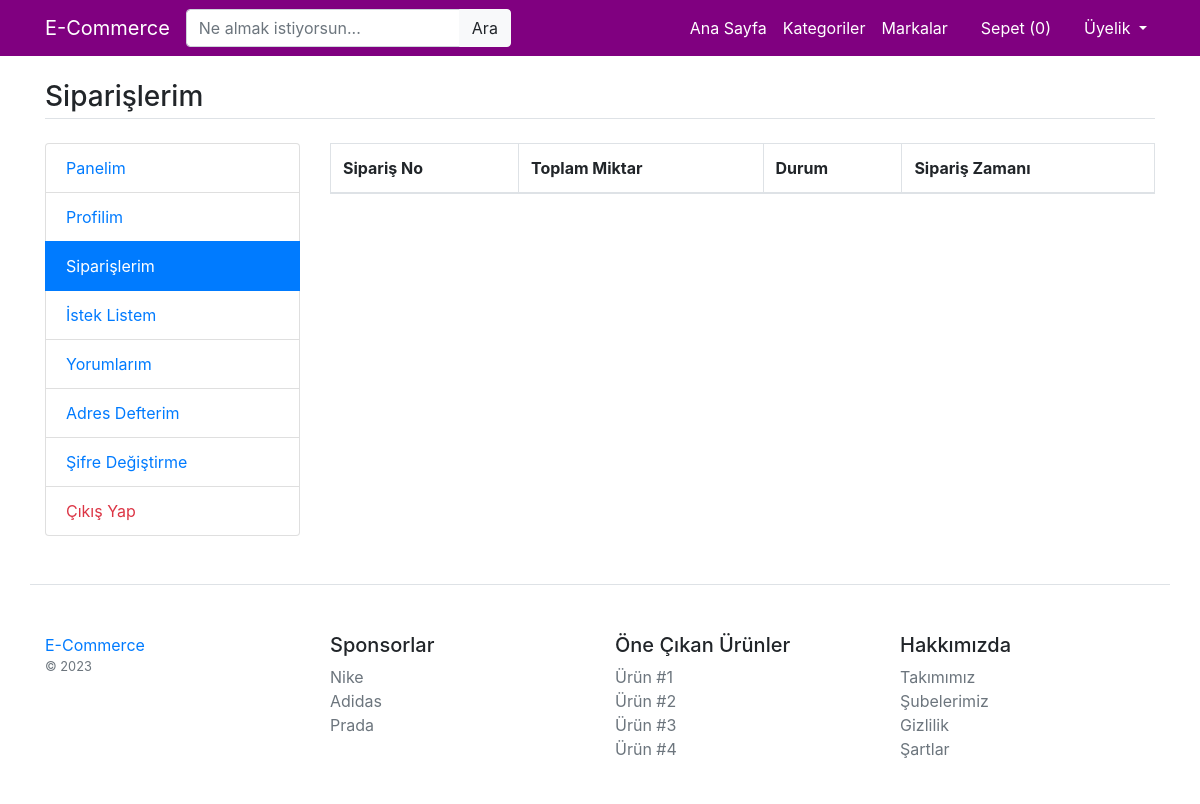
The page /my-orders (signed in) on the database as committed earlier.
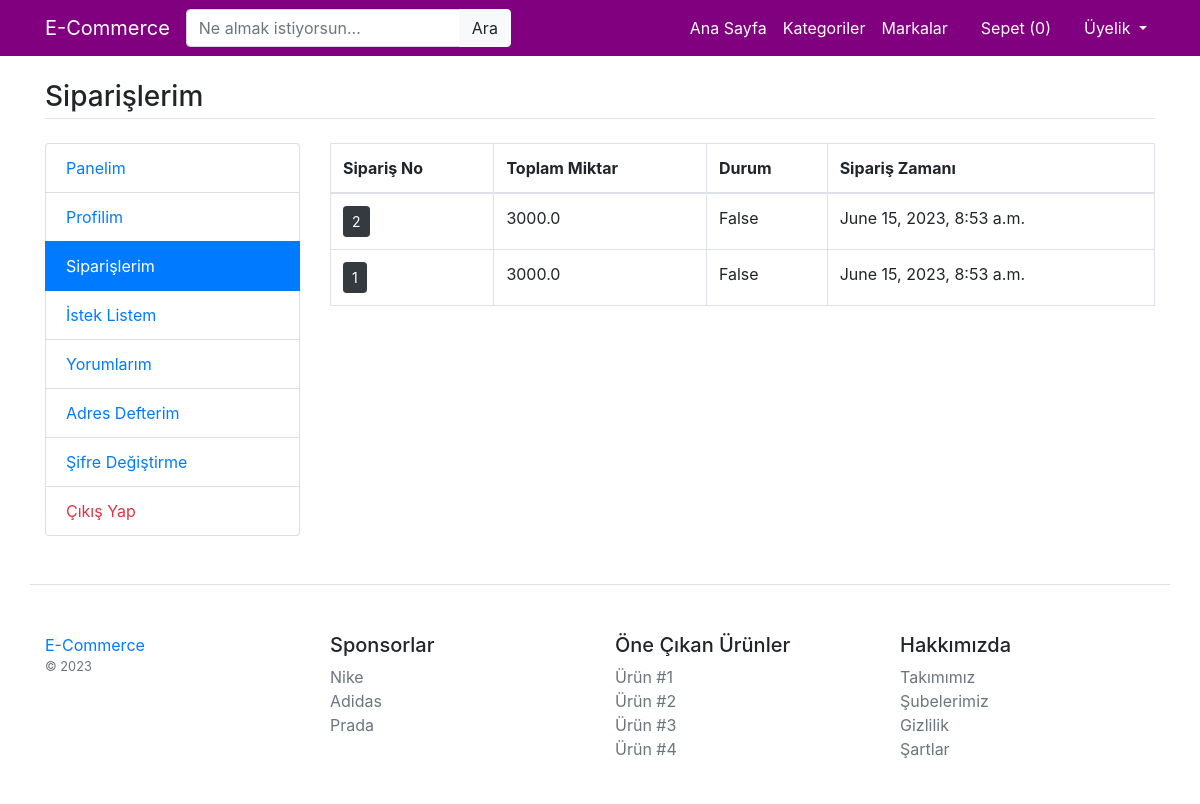
The same page on the database as committed later.
### main/models.py (models this page shows)
class CartOrder(models.Model):
    user=models.ForeignKey(User,on_delete=models.CASCADE)
    total_amt=models.FloatField()
    paid_status=models.BooleanField(default=False)
    order_dt=models.DateTimeField(auto_now_add=True)
    order_status=models.CharField(choices=status_choice,default='process',max_length=150)
    class Meta:
        verbose_name_plural='8. Siparişler'

### main/views.py (the view)
# urls.py: path('my-orders',views.my_orders, name='my_orders'),
def my_orders(request):
	orders=CartOrder.objects.filter(user=request.user).order_by('-id')
	return render(request, 'user/orders.html',{'orders':orders})

### main/template_context.py (called while the page is built)
def get_filters(request):
	cats=Product.objects.distinct().values('category__title','category__id')
	brands=Product.objects.distinct().values('brand__title','brand__id')
	colors=ProductAttribute.objects.distinct().values('color__title','color__id','color__color_code')
	sizes=ProductAttribute.objects.distinct().values('size__title','size__id')
	minMaxPrice=ProductAttribute.objects.aggregate(Min('price'),Max('price'))
	data={
		'cats':cats,
		'brands':brands,
		'colors':colors,
		'sizes':sizes,
		'minMaxPrice':minMaxPrice,
	}
	return data

### main/templates/user/orders.html
{% extends 'base.html' %}
{% load static %}
{% block content %}
<main class="container my-4">
	<h3 class="my-4 border-bottom pb-1">Siparişlerim</h3>
	<div class="row">
		<div class="col-md-3">
			{% include 'user/user-sidebar.html' %}
		</div>
		<div class="col-md-9">
			<div class="table-responsive">
				<table class="table-bordered table">
					<thead>
						<tr>
							<th>Sipariş No</th>
							<th>Toplam Miktar</th>
							<th>Durum</th>
							<th>Sipariş Zamanı</th>
						</tr>
					</thead>
					<tbody>
						{% for order in orders %}
						<tr>
							<td><a href="{% url 'my_order_items' order.id %}" class="btn btn-sm btn-dark">{{order.id}}</a></td>
							<td>{{order.total_amt}}</td>
							<td>{{order.paid_status}}</td>
							<td>{{order.order_dt}}</td>
						</tr>
						{% endfor %}
					</tbody>
				</table>
			</div>
		</div>
	</div>
</main>
{% endblock %}

### main/templates/base.html (shortened to what this page needs)
{% load static %}
<!DOCTYPE html>
<html>
<head>
	<link rel="stylesheet" type="text/css" href="{% static 'fontawesome-free/css/all.min.css' %}" />
	<link rel="stylesheet" type="text/css" href="{% static 'bs4/bootstrap.min.css' %}" />
	<link rel="stylesheet" type="text/css" href="{% static 'custom.css' %}" />
</head>
<body>
	<nav class="navbar navbar-expand-lg navbar-bg-custom">
		<div class="container">
		  <a class="navbar-brand navbar-brand-custom" href="/">E-Commerce</a>
		  <div class="collapse navbar-collapse" id="navbarNav">
		  	<form class="form-inline my-2 my-lg-0" action="/search">
		      <div class="input-group">
				  <input name="q" type="text" class="form-control" placeholder="Ne almak istiyorsun..." />
				  <div class="input-group-append">
				    <button class="btn btn-light" type="submit" id="button-addon2">Ara</button>
				  </div>
				</div>
		    </form>
		    <ul class="navbar-nav ml-auto">
		      <li class="nav-item">
		        <a class="nav-link text-white" href="/">Ana Sayfa</a>
		      </li>
		      <li class="nav-item">
		        <a class="nav-link text-white" href="{% url 'category-list' %}">Kategoriler</a>
		      </li>
		      <li class="nav-item">
		        <a class="nav-link text-white" href="{% url 'brand-list' %}">Markalar</a>
		      </li>
		      <li class="nav-item">
		        <a class="nav-link text-white" href="{% url 'cart' %}"><i class="fa fa-shopping-cart"></i> Sepet (<span class="cart-list">{{request.session.cartdata|length}}</span>)</a>
		      </li>
		      <li class="nav-item dropdown">
		        <a class="nav-link text-white dropdown-toggle" href="#" id="navbarDropdown" role="button" data-toggle="dropdown" aria-haspopup="true" aria-expanded="false">
		          <i class="fa fa-user"></i> Üyelik
		        </a>
		      </li>
		    </ul>
		  </div>
		</div>
    </nav>
    {% block content %}
    {% endblock %}
<footer class="pt-4 my-md-5 pt-md-5 border-top container">
    <div class="row">
        <div class="col-12 col-md">
        <a href="#">E-Commerce</a>
        <small class="d-block mb-3 text-muted">&copy; 2023</small>
        </div>
        <div class="col-6 col-md">
        <h5>Sponsorlar</h5>
        <ul class="list-unstyled text-small">
            <li><a class="text-muted" href="#">Nike</a></li>
            <li><a class="text-muted" href="#">Adidas</a></li>
            <li><a class="text-muted" href="#">Prada</a></li>
        </ul>
        </div>
        <div class="col-6 col-md">
        <h5>Öne Çıkan Ürünler</h5>
        <ul class="list-unstyled text-small">
            <li><a class="text-muted" href="#">Ürün #1</a></li>
            <li><a class="text-muted" href="#">Ürün #2</a></li>
            <li><a class="text-muted" href="#">Ürün #3</a></li>
            <li><a class="text-muted" href="#">Ürün #4</a></li>
        </ul>
        </div>
        <div class="col-6 col-md">
        <h5>Hakkımızda</h5>
        <ul class="list-unstyled text-small">
            <li><a class="text-muted" href="#">Takımımız</a></li>
            <li><a class="text-muted" href="#">Şubelerimiz</a></li>
            <li><a class="text-muted" href="#">Gizlilik</a></li>
            <li><a class="text-muted" href="#">Şartlar</a></li>
        </ul>
        </div>
    </div>
    </footer>
</body>
</html>

### main/templates/user/user-sidebar.html
<div class="list-group">
	<a href="{% url 'my_dashboard' %}" class="list-group-item {% if request.path == '/my-dashboard' %}active {% endif %}">Panelim</a>
	<a href="{% url 'edit-profile' %}" class="list-group-item {% if request.path == '/edit-profile' %}active {% endif %}">Profilim</a>
	<a href="{% url 'my_orders' %}" class="list-group-item {% if request.path == '/my-orders' %}active {% endif %}">Siparişlerim</a>
	<a href="{% url 'my_wishlist' %}" class="list-group-item {% if request.path == '/my-wishlist' %}active {% endif %}">İstek Listem</a>
	<a href="{% url 'my-reviews' %}" class="list-group-item {% if request.path == '/my-reviews' %}active {% endif %}">Yorumlarım</a>
	<a href="{% url 'my-addressbook' %}" class="list-group-item {% if request.path == '/my-addressbook' %}active {% endif %}">Adres Defterim</a>
	<a href="{% url 'password_change' %}" class="list-group-item {% if request.path == '/accounts/password_change/' %}active {% endif %}">Şifre Değiştirme</a>
	<a href="{% url 'logout' %}" class="text-danger list-group-item">Çıkış Yap</a>
</div>

### static/custom.css (style rules this page uses)
.navbar-bg-custom { background-color: purple; }
.navbar-brand-custom { color: white; }

Rows that differ between the two databases and show on the page:
added CartOrder: id "2", total_amt "3000.0", paid_status "False", order_dt "June 15, 2023, 8:53 a.m."
added CartOrder: id "1", total_amt "3000.0", paid_status "False", order_dt "June 15, 2023, 8:53 a.m."
